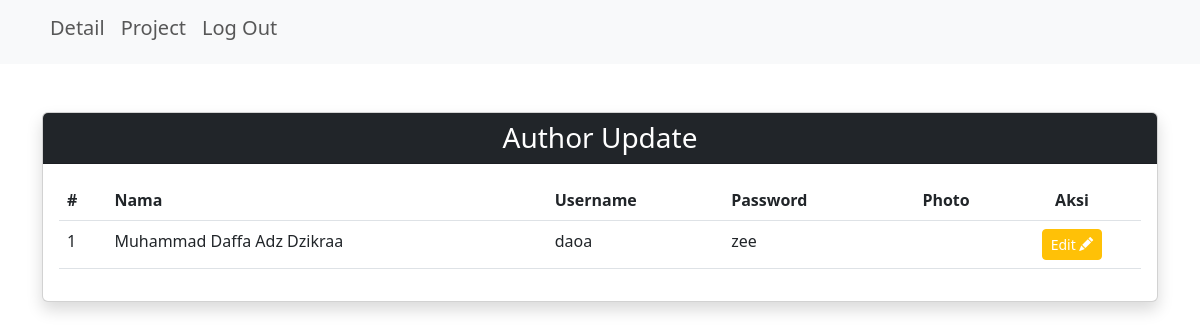
The page /admin/index.php (signed in) on the database as committed earlier.
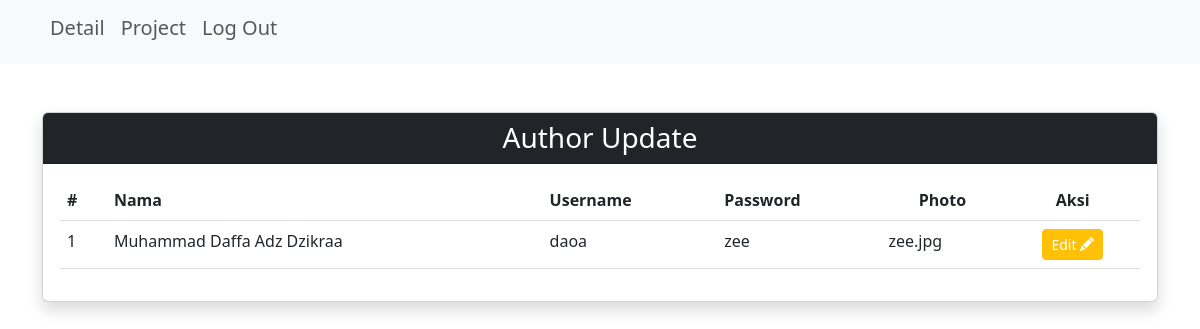
The same page on the database as committed later.
### tables this page shows
CREATE TABLE `author` (
  `author_id` int(11) NOT NULL,
  `name` varchar(100) NOT NULL,
  `username` varchar(20) NOT NULL,
  `password` varchar(50) NOT NULL,
  `photo` varchar(100) NOT NULL
);

### admin/index.php (the view, shortened to what this page needs)
<?php
require "../db.php";
$admins =  $conn->query("SELECT * FROM author");
?>
<!doctype html>
<html lang="en">
<head>
    <link rel="stylesheet" href="../assets/bootstrap/css/bootstrap.min.css">
    <link href="https://cdn.jsdelivr.net/npm/bootstrap@5.3.0-alpha3/dist/css/bootstrap.min.css" rel="stylesheet">
    <link rel="stylesheet" href="https://cdn.jsdelivr.net/npm/bootstrap-icons@1.10.5/font/bootstrap-icons.css">
</head>
<body>
    <nav class="navbar navbar-expand-lg bg-body-tertiary">
        <div class="container">
            <div class="collapse navbar-collapse" id="navbarNav">
                <ul class="navbar-nav">
                    <li class="nav-item">
                        <h5><a class="nav-link " href="detail_author">Detail</a></h5>
                    </li>
                    <li class="nav-item">
                        <h5><a class="nav-link " href="project">Project</a></h5>
                    </li>
                    <li class="nav-item">
                        <h5><a class="nav-link " href="logout.php">Log Out</a></h5>
                    </li>
                </ul>
            </div>
        </div>
    </nav>
    <div class="container mt-5">
        <div class="row justify-content-center">
            <div class="col-lg-12">
                <div class="card shadow mb-3">
                    <div class="card-header bg-dark">
                        <h3 class="mb-0 text-white text-center">Author Update</h3>
                    </div>
                    <div class="card-body">
                        <table class=" table table-hover">
                            <thead>
                                <tr>
                                    <th>#</th>
                                    <th>Nama</th>
                                    <th>Username</th>
                                    <th>Password</th>
                                    <th class="text-center">Photo</th>
                                    <th class="text-center">Aksi</th>
                                </tr>
                            </thead>
                            <tbody>
                                <?php $no = 1;
                                foreach ($admins as $admin) { ?>
                                    <tr>
                                        <td><?= $no++ ?></td>
                                        <td><?= $admin['name'] ?></td>
                                        <td><?= $admin['username'] ?></td>
                                        <td><?= $admin['password'] ?></td>
                                        <td><?= $admin['photo'] ?></td>
                                        <td class="text-center">
                                            <a href="edit.php?id=<?= $admin['author_id'] ?>" class="btn btn-warning text-white btn-sm">Edit <i class="bi bi-pencil-fill"></i></a>
                                        </td>
                                    </tr>
                                <?php } ?>
                            </tbody>
                        </table>
                    </div>
                </div>
            </div>
        </div>
    </div>
</body>
</html>

Rows that differ between the two databases and show on the page:
changed author "Muhammad Daffa Adz Dzikraa": photo (not shown) → "zee.jpg"
